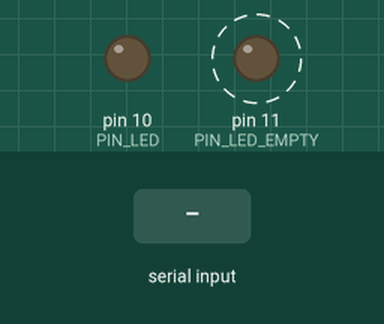
Recording of a sketch running on a simulated Arduino Leonardo, built with avr-gcc and run on an emulated ATmega32U4. Shown: output pins drawn as LEDs (lit = HIGH). Dashed ring = blinking. The inputs (shaded band) are chosen by the test bench. What the sketch prints to the serial monitor is not drawn.

Above: at 2.8 s.
2.9 s: "1" received over the second serial link
Timing chart, 0 to 12.4 s (numbered marks = the images above; inputs shaded):
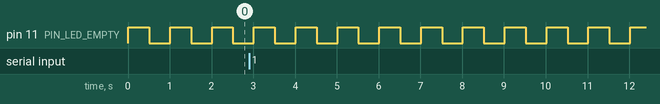

Measured:
- by itself, pin 11 (PIN_LED_EMPTY): alternates HIGH for 0.50 s and LOW for 0.50 s

The sketch:

BluetoothLed.ino
```cpp
#include <SoftwareSerial.h>

#define PIN_LED 10
#define PIN_LED_EMPTY 11

SoftwareSerial bt(5, 6);

void setup() {
  Serial.begin(9600);
  while (!Serial) {
    ; // wait for serial port to connect. Needed for Leonardo only
  }
  Serial.println("Configurando");

  bt.begin(38400);
  pinMode(PIN_LED, OUTPUT);
  pinMode(PIN_LED_EMPTY, OUTPUT);

  digitalWrite(PIN_LED, LOW);
  digitalWrite(PIN_LED_EMPTY, LOW);

  Serial.println("Ready");
}

void loop() {

  if(bt.available()) {
    Serial.println("Got");
    digitalWrite(PIN_LED_EMPTY, LOW);
    int key = bt.read();
    int value = bt.read();

    Serial.print("k:");
    Serial.print(key);
    Serial.print(" v:");
    Serial.println(value);

    if(value == 1) {
      digitalWrite(PIN_LED, HIGH);
    } else {
      digitalWrite(PIN_LED, LOW);
    }
  } else {
    Serial.println("None");
    bt.print(24);
    digitalWrite(PIN_LED_EMPTY, HIGH);
    delay(500);
    digitalWrite(PIN_LED_EMPTY, LOW);
    delay(500);
  }
}
```
